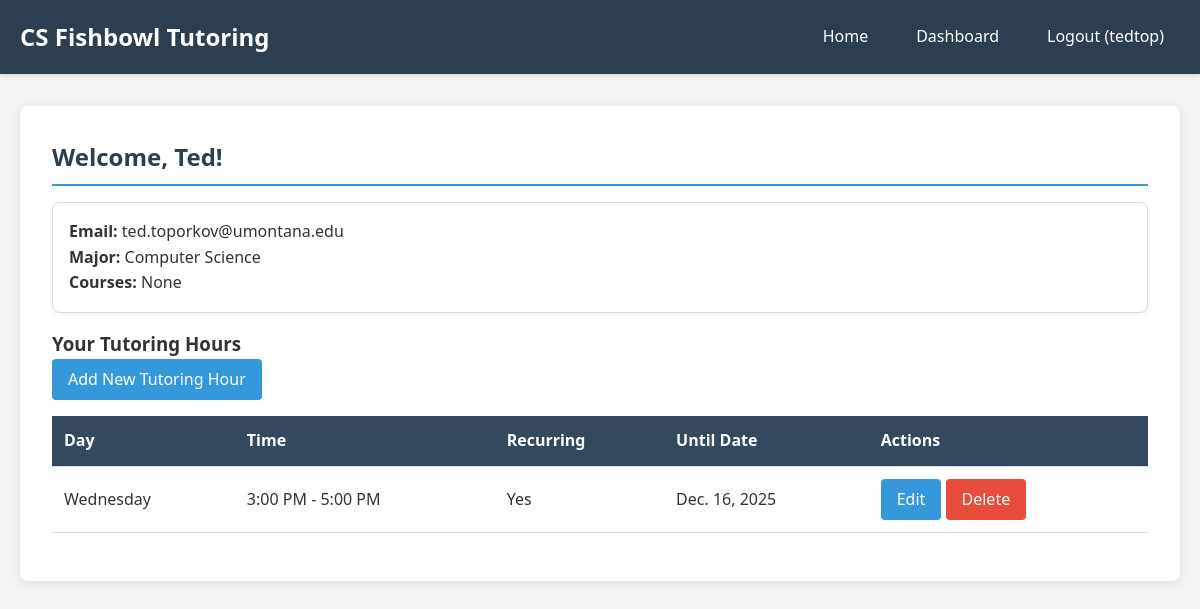
The page /dashboard/ (signed in) on the database its author committed.
### tutor_scheduler/models.py (models this page shows, shortened)
class TA(models.Model):
    user = models.OneToOneField(User, on_delete=models.CASCADE)
    major = models.CharField(max_length=100)
    bio = models.TextField(blank=True)
    courses = models.ManyToManyField(Course, related_name='tas', blank=True)
    class Meta:
        verbose_name = 'TA'
        verbose_name_plural = 'TAs'

class TutoringHour(models.Model):
    DAYS_OF_WEEK = [
        (0, 'Monday'),
        (1, 'Tuesday'),
        (2, 'Wednesday'),
        (3, 'Thursday'),
        (4, 'Friday'),
        (5, 'Saturday'),
        (6, 'Sunday'),
    ]
    ta = models.ForeignKey(TA, on_delete=models.CASCADE, related_name='tutoring_hours')
    day_of_week = models.IntegerField(choices=DAYS_OF_WEEK)
    start_time = models.TimeField()
    end_time = models.TimeField()
    is_recurring = models.BooleanField(default=True)
    until_date = models.DateField(null=True, blank=True)
    class Meta:
        ordering = ['day_of_week', 'start_time']

### tutor_scheduler/views.py (the view)
# urls.py: path('dashboard/', views.ta_dashboard, name='ta_dashboard'),
@login_required
def ta_dashboard(request):
    try:
        ta = request.user.ta
    except TA.DoesNotExist:
        messages.error(request, 'You do not have a TA profile.')
        return redirect('home')
    today = date.today()
    active_hours = [h for h in ta.tutoring_hours.all()
                   if h.until_date is None or h.until_date >= today]
    context = {
        'ta': ta,
        'active_hours': active_hours,
    }
    return render(request, 'tutor_scheduler/ta_dashboard.html', context)

### tutor_scheduler/templates/tutor_scheduler/ta_dashboard.html (shortened to what this page needs)
{% extends 'tutor_scheduler/base.html' %}
{% block content %}
<h2>Welcome, {{ ta.user.first_name }}!</h2>
<div class="card">
    <p><strong>Email:</strong> {{ ta.user.email }}</p>
    <p><strong>Major:</strong> {{ ta.major }}</p>
    <p><strong>Courses:</strong>
        {% for course in ta.courses.all %}
            {{ course }}{% if not forloop.last %}, {% endif %}
        {% empty %}
            None
        {% endfor %}
    </p>
</div>
<h3>Your Tutoring Hours</h3>
<p>
    <a href="{% url 'add_tutoring_hour' %}" class="btn">Add New Tutoring Hour</a>
</p>
{% if active_hours %}
    <table>
        <thead>
            <tr>
                <th>Day</th>
                <th>Time</th>
                <th>Recurring</th>
                <th>Until Date</th>
                <th>Actions</th>
            </tr>
        </thead>
        <tbody>
            {% for hour in active_hours %}
            <tr>
                <td>{{ hour.get_day_of_week_display }}</td>
                <td>{{ hour.start_time|time:"g:i A" }} - {{ hour.end_time|time:"g:i A" }}</td>
                <td>{{ hour.is_recurring|yesno:"Yes,No" }}</td>
                <td>{{ hour.until_date|default:"N/A" }}</td>
                <td>
                    <a href="{% url 'edit_tutoring_hour' hour.id %}" class="btn">Edit</a>
                    <a href="{% url 'delete_tutoring_hour' hour.id %}" class="btn btn-danger">Delete</a>
                </td>
            </tr>
            {% endfor %}
        </tbody>
    </table>
{% else %}
    <p>You haven't added any tutoring hours yet.</p>
{% endif %}
{% endblock %}

### tutor_scheduler/templates/tutor_scheduler/base.html (shortened to what this page needs)
<!DOCTYPE html>
<html lang="en">
<head>
</head>
<body>
    <header>
        <div class="container">
            <h1>CS Fishbowl Tutoring</h1>
            <nav>
                <a href="{% url 'home' %}">Home</a>
                {% if user.is_authenticated %}
                    <a href="{% url 'ta_dashboard' %}">Dashboard</a>
                    <a href="{% url 'ta_logout' %}">Logout ({{ user.username }})</a>
                {% else %}
                    <a href="{% url 'ta_signup' %}">Sign Up as TA</a>
                    <a href="{% url 'ta_login' %}">TA Login</a>
                {% endif %}
            </nav>
        </div>
    </header>
    <div class="container">
        <main>
            {% block content %}{% endblock %}
        </main>
    </div>
</body>
</html>

### tutor_scheduler/templates/tutor_scheduler/base.html (style rules this page uses)
* { margin: 0; padding: 0; box-sizing: border-box; }
body { font-family: 'Segoe UI', Tahoma, Geneva, Verdana, sans-serif; line-height: 1.6; color: #333; background: #f4f4f4; }
.container { max-width: 1200px; margin: 0 auto; padding: 0 20px; }
header { background: #2c3e50; color: #fff; padding: 1rem 0; box-shadow: 0 2px 5px rgba(0,0,0,0.1); }
header .container { display: flex; justify-content: space-between; align-items: center; }
header h1 { font-size: 1.5rem; }
nav { display: flex; gap: 1rem; }
nav a { color: #fff; text-decoration: none; padding: 0.5rem 1rem; border-radius: 4px; transition: background 0.3s; }
main { background: #fff; margin: 2rem auto; padding: 2rem; border-radius: 8px; box-shadow: 0 2px 10px rgba(0,0,0,0.1); }
h2 { color: #2c3e50; margin-bottom: 1rem; padding-bottom: 0.5rem; border-bottom: 2px solid #3498db; }
.btn { display: inline-block; padding: 0.5rem 1rem; background: #3498db; color: #fff; text-decoration: none; border-radius: 4px; border: none; cursor: pointer; transition: background 0.3s; }
.btn-danger { background: #e74c3c; }
table { width: 100%; border-collapse: collapse; margin: 1rem 0; }
table th, table td { padding: 0.75rem; text-align: left; border-bottom: 1px solid #ddd; }
table th { background: #34495e; color: #fff; }
.card { background: #fff; border: 1px solid #ddd; border-radius: 8px; padding: 1rem; margin: 1rem 0; box-shadow: 0 2px 5px rgba(0,0,0,0.05); }

### rows shown on the page
TA: user.first_name "Ted", user.email "ted.toporkov@umontana.edu", major "Computer Science"
TutoringHour: day_of_week "Wednesday", start_time "3:00 PM", end_time "5:00 PM", is_recurring "Yes", until_date "Dec. 16, 2025"

### other values the page prints
{{ user.username }} "tedtop"
